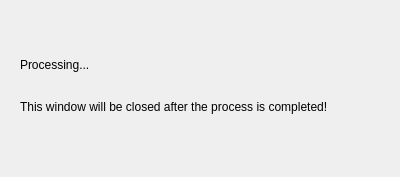
<?xml version="1.0" encoding="UTF-8"?>
<ui version="4.0">
 <class>Dialog</class>
 <widget class="QDialog" name="Dialog">
  <property name="geometry">
   <rect>
    <x>0</x>
    <y>0</y>
    <width>400</width>
    <height>177</height>
   </rect>
  </property>
  <property name="windowTitle">
   <string>Dialog</string>
  </property>
  <widget class="QLabel" name="label">
   <property name="geometry">
    <rect>
     <x>20</x>
     <y>0</y>
     <width>361</width>
     <height>171</height>
    </rect>
   </property>
   <property name="text">
    <string>Processing...


This window will be closed after the process is completed!</string>
   </property>
  </widget>
 </widget>
 <resources/>
 <connections/>
</ui>
